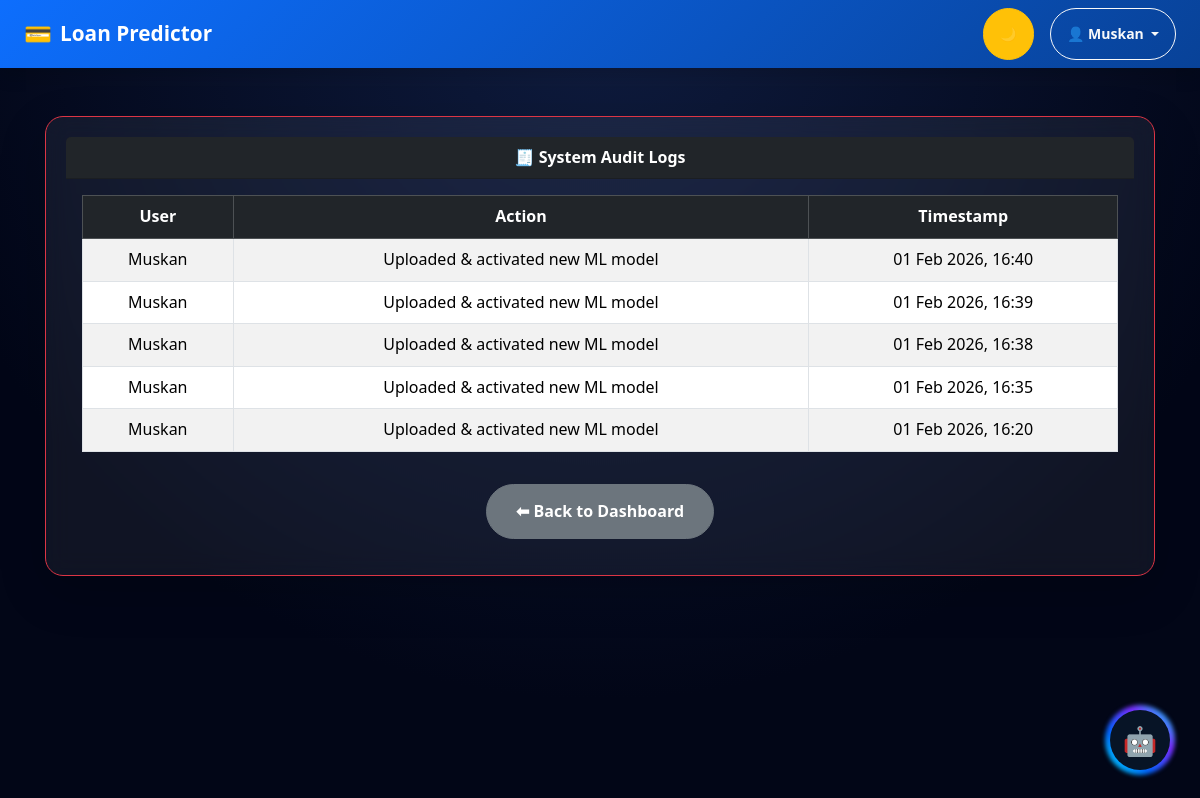
Before: /superadmin/history/ (signed in) with the older database file.
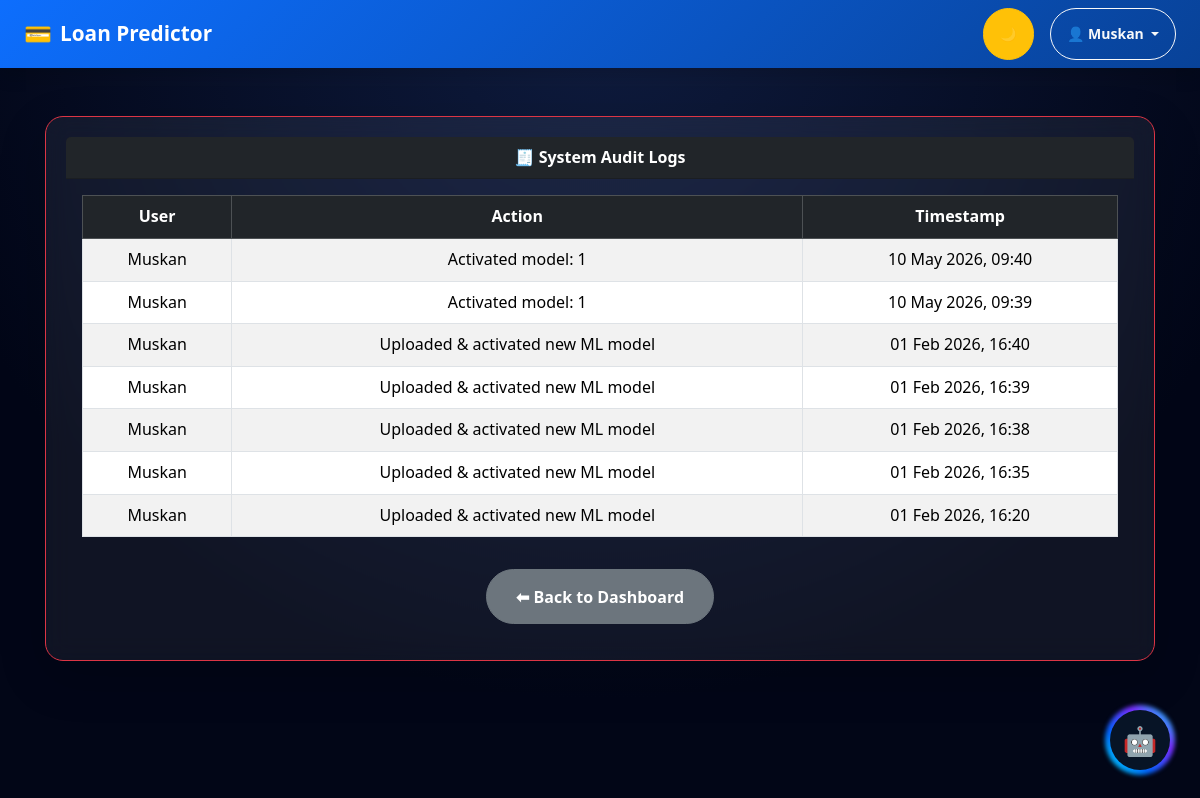
After: the same page with the newer database file.
### predictor/models.py (models this page shows, shortened)
class AuditLog(models.Model):
    user = models.ForeignKey(User, on_delete=models.SET_NULL, null=True)
    action = models.CharField(max_length=255)
    timestamp = models.DateTimeField(auto_now_add=True)

### predictor/views.py (the view)
# urls.py: path('superadmin/history/', views.system_history, name='system_history'),
@login_required
@user_passes_test(is_super_admin)
def system_history(request):
    logs = AuditLog.objects.order_by(
        '-timestamp'
    )
    return render(
        request,
        'predictor/system_history.html',
        {
            'records': logs
        }
    )

### predictor/utils.py (called while the page is built)
def is_super_admin(user):
    return user.groups.filter(name="SuperAdmin").exists()

### predictor/templates/predictor/system_history.html (shortened to what this page needs)
{% extends 'predictor/base.html' %}
{% block content %}
<div class="card shadow-lg border-danger">
    <div class="card-header bg-dark text-white fw-bold">
        🧾 System Audit Logs
    </div>
    <div class="card-body">
        {% if records %}
        <div class="table-responsive">
            <table class="table table-bordered table-striped">
                <thead class="table-dark text-center">
                    <tr>
                        <th>User</th>
                        <th>Action</th>
                        <th>Timestamp</th>
                    </tr>
                </thead>
                <tbody>
                    {% for r in records %}
                    <tr class="text-center">
                        <td>
                            {{ r.user.username }}
                        </td>
                        <td>
                            {{ r.action }}
                        </td>
                        <td>
                            {{ r.timestamp|date:"d M Y, H:i" }}
                        </td>
                    </tr>
                    {% endfor %}
                </tbody>
            </table>
        </div>
        {% else %}
        <div class="alert alert-warning text-center">
            No logs found.
        </div>
        {% endif %}
        <div class="text-center mt-3">
            <a href="{% url 'superadmin_dashboard' %}"
               class="btn btn-secondary">
               ⬅ Back to Dashboard
            </a>
        </div>
    </div>
</div>
{% endblock %}

Changed rows visible on the page:
added AuditLog: user.username "Muskan", action "Activated model: 1", timestamp "10 May 2026, 09:40"
added AuditLog: user.username "Muskan", action "Activated model: 1", timestamp "10 May 2026, 09:39"
